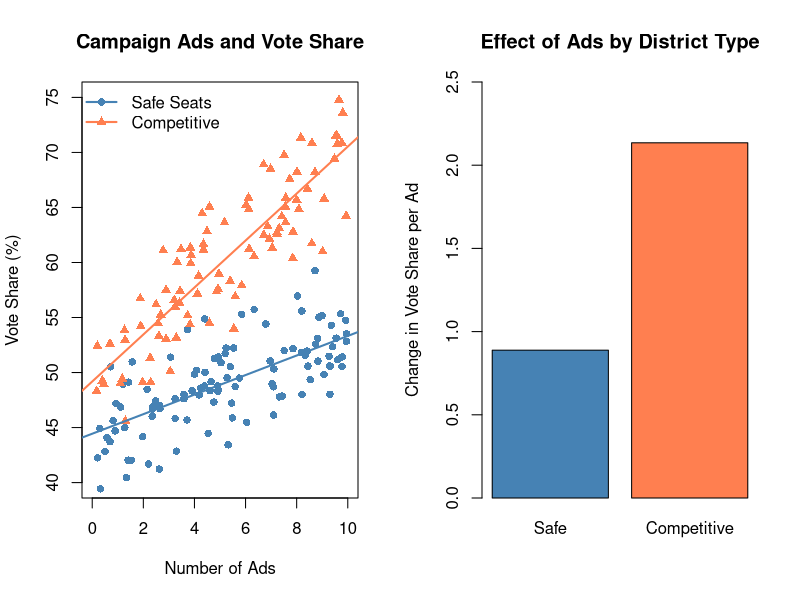
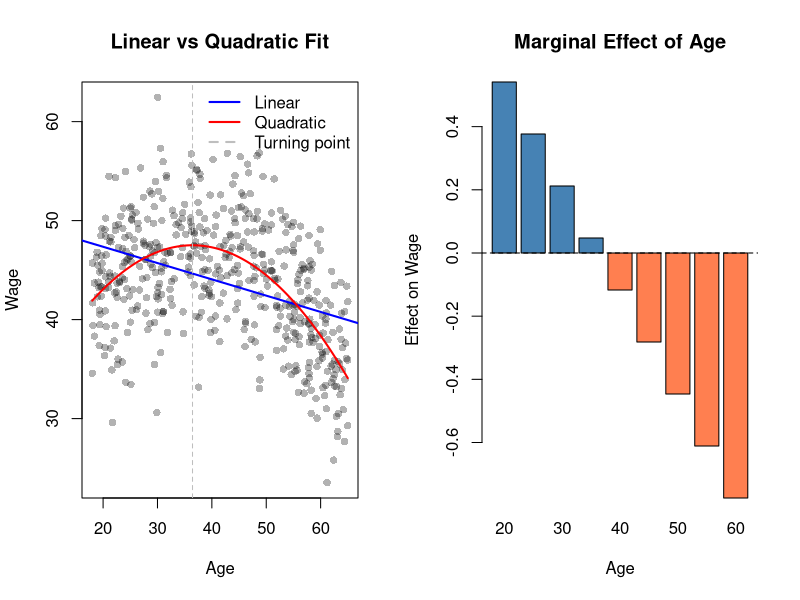

R code for these plots, in order:
# =============================================================================
# Gov 2001: Lecture 11a - Interactions and Nonlinearities
# Spring 2026
# =============================================================================

# This script demonstrates interaction terms, log transformations, and
# polynomial regression in R.
# Key insight: Interactions let effects vary by group or level of another variable.

# -----------------------------------------------------------------------------
# Setup
# -----------------------------------------------------------------------------

set.seed(2001)

# -----------------------------------------------------------------------------
# Part 1: Interaction with Binary Variable
# -----------------------------------------------------------------------------

cat("=== Interaction: Binary x Continuous ===\n\n")

# Simulate campaign data
n <- 200

# Generate data
competitive <- rbinom(n, 1, 0.5)  # Binary: competitive race or not
ads <- runif(n, 0, 10)            # Continuous: number of ads (0-10)

# True model: interaction effect
# Effect of ads is larger in competitive races
vote_share <- 45 + 0.8 * ads + 5 * competitive + 1.2 * ads * competitive +
              rnorm(n, sd = 3)

campaign <- data.frame(vote_share, ads, competitive)

# Fit interaction model
m_interact <- lm(vote_share ~ ads * competitive, data = campaign)

cat("Interaction model: vote_share ~ ads * competitive\n\n")
cat("Coefficients:\n")
print(round(coef(m_interact), 3))

# Interpret the coefficients
cat("\nInterpretation:\n")
cat("  Intercept:         ", round(coef(m_interact)[1], 2),
    " (baseline vote share, safe seat, no ads)\n")
cat("  ads:               ", round(coef(m_interact)["ads"], 2),
    " (effect of ads in SAFE seats)\n")
cat("  competitive:       ", round(coef(m_interact)["competitive"], 2),
    " (difference in intercept for competitive races)\n")
cat("  ads:competitive:   ", round(coef(m_interact)["ads:competitive"], 2),
    " (ADDITIONAL effect of ads in competitive races)\n")

# Group-specific slopes
slope_safe <- coef(m_interact)["ads"]
slope_competitive <- coef(m_interact)["ads"] + coef(m_interact)["ads:competitive"]

cat("\nGroup-specific slopes:\n")
cat("  Effect of ads in SAFE seats:       ", round(slope_safe, 2), "\n")
cat("  Effect of ads in COMPETITIVE seats:", round(slope_competitive, 2), "\n")

# -----------------------------------------------------------------------------
# Part 2: Visualizing the Interaction
# -----------------------------------------------------------------------------

cat("\n=== Visualizing the Interaction ===\n")

par(mfrow = c(1, 2))

# Plot 1: Raw data by group
plot(ads[competitive == 0], vote_share[competitive == 0],
     pch = 16, col = "steelblue", xlim = c(0, 10), ylim = c(40, 75),
     xlab = "Number of Ads", ylab = "Vote Share (%)",
     main = "Campaign Ads and Vote Share")
points(ads[competitive == 1], vote_share[competitive == 1],
       pch = 17, col = "coral")

# Add regression lines
abline(a = coef(m_interact)[1],
       b = coef(m_interact)["ads"],
       col = "steelblue", lwd = 2)
abline(a = coef(m_interact)[1] + coef(m_interact)["competitive"],
       b = slope_competitive,
       col = "coral", lwd = 2)

legend("topleft",
       legend = c("Safe Seats", "Competitive"),
       col = c("steelblue", "coral"),
       pch = c(16, 17), lwd = 2, bty = "n")

# Plot 2: Marginal effects
barplot(c(slope_safe, slope_competitive),
        names.arg = c("Safe", "Competitive"),
        col = c("steelblue", "coral"),
        main = "Effect of Ads by District Type",
        ylab = "Change in Vote Share per Ad",
        ylim = c(0, 2.5))

par(mfrow = c(1, 1))

# -----------------------------------------------------------------------------
# Part 3: Continuous x Continuous Interaction
# -----------------------------------------------------------------------------

cat("\n=== Interaction: Continuous x Continuous ===\n\n")

# Simulate: education x experience on wages
n <- 500
education <- rnorm(n, mean = 14, sd = 2)
experience <- runif(n, 0, 30)

# Interaction: education matters more when you have experience
log_wage <- 2 + 0.08 * education + 0.03 * experience +
            0.005 * education * experience + rnorm(n, sd = 0.3)

m_cont <- lm(log_wage ~ education * experience)

cat("Model: log_wage ~ education * experience\n\n")
cat("Coefficients:\n")
print(round(coef(m_cont), 4))

# Marginal effect of education depends on experience
cat("\nMarginal effect of education = ", round(coef(m_cont)["education"], 4),
    " + ", round(coef(m_cont)["education:experience"], 4),
    " * experience\n", sep = "")

cat("\nEffect of one more year of education:\n")
for (exp in c(0, 10, 20, 30)) {
  effect <- coef(m_cont)["education"] +
            coef(m_cont)["education:experience"] * exp
  cat("  At experience =", exp, ": ", round(effect, 4),
      " (", round(100 * effect, 1), "% wage increase)\n", sep = "")
}

# -----------------------------------------------------------------------------
# Part 4: Centering Variables
# -----------------------------------------------------------------------------

cat("\n=== Centering Variables ===\n\n")

# Without centering, beta_1 is effect when X_2 = 0
# Center at mean for more interpretable coefficients

education_c <- education - mean(education)
experience_c <- experience - mean(experience)

m_centered <- lm(log_wage ~ education_c * experience_c)

cat("After centering at means:\n")
cat("  Mean education: ", round(mean(education), 1), "\n")
cat("  Mean experience:", round(mean(experience), 1), "\n\n")

cat("Coefficients:\n")
print(round(coef(m_centered), 4))

cat("\nNow the 'education' coefficient (", round(coef(m_centered)["education_c"], 4),
    ") is the effect at AVERAGE experience.\n", sep = "")

# -----------------------------------------------------------------------------
# Part 5: Logarithmic Transformations
# -----------------------------------------------------------------------------

cat("\n=== Logarithmic Transformations ===\n\n")

# Generate right-skewed data
n <- 500
x <- runif(n, 1, 10)
y <- exp(2 + 0.3 * x + rnorm(n, sd = 0.5))

# Level-level
m_ll <- lm(y ~ x)

# Log-level
m_loglev <- lm(log(y) ~ x)

# Log-log
m_loglog <- lm(log(y) ~ log(x))

cat("Model comparisons:\n\n")

cat("1. Level-Level: Y ~ X\n")
cat("   Coefficient:", round(coef(m_ll)["x"], 2), "\n")
cat("   Interpretation: 1 unit increase in X -> ", round(coef(m_ll)["x"], 2),
    " unit increase in Y\n\n")

cat("2. Log-Level: log(Y) ~ X\n")
cat("   Coefficient:", round(coef(m_loglev)["x"], 4), "\n")
cat("   Interpretation: 1 unit increase in X -> ",
    round(100 * coef(m_loglev)["x"], 1), "% increase in Y\n\n")

cat("3. Log-Log: log(Y) ~ log(X)\n")
cat("   Coefficient:", round(coef(m_loglog)["log(x)"], 4), "\n")
cat("   Interpretation: 1% increase in X -> ",
    round(coef(m_loglog)["log(x)"], 2), "% increase in Y (elasticity)\n")

# -----------------------------------------------------------------------------
# Part 6: Polynomial Regression
# -----------------------------------------------------------------------------

cat("\n=== Polynomial Regression ===\n\n")

# Simulate age-wage relationship with diminishing returns
n <- 500
age <- runif(n, 18, 65)
wage <- 20 + 1.5 * age - 0.02 * age^2 + rnorm(n, sd = 5)

# Linear model
m_linear <- lm(wage ~ age)

# Quadratic model
m_quad <- lm(wage ~ age + I(age^2))

cat("Linear model: wage ~ age\n")
cat("  R-squared:", round(summary(m_linear)$r.squared, 4), "\n\n")

cat("Quadratic model: wage ~ age + age^2\n")
print(round(coef(m_quad), 4))
cat("  R-squared:", round(summary(m_quad)$r.squared, 4), "\n\n")

# Find the turning point
beta_1 <- coef(m_quad)["age"]
beta_2 <- coef(m_quad)["I(age^2)"]
turning_point <- -beta_1 / (2 * beta_2)

cat("Turning point (where wage peaks):\n")
cat("  X* = -beta_1 / (2 * beta_2) = ", round(turning_point, 1), " years old\n", sep = "")

# Marginal effect at different ages
cat("\nMarginal effect of age (= beta_1 + 2*beta_2*age):\n")
for (a in c(25, 35, 45, 55)) {
  effect <- beta_1 + 2 * beta_2 * a
  cat("  At age ", a, ": ", round(effect, 2),
      ifelse(effect > 0, " (increasing)", " (decreasing)"), "\n", sep = "")
}

# Visualize
par(mfrow = c(1, 2))

# Plot 1: Linear vs quadratic fit
plot(age, wage, pch = 16, col = rgb(0, 0, 0, 0.3),
     main = "Linear vs Quadratic Fit",
     xlab = "Age", ylab = "Wage")
abline(m_linear, col = "blue", lwd = 2)
age_seq <- seq(18, 65, length.out = 100)
lines(age_seq, predict(m_quad, newdata = data.frame(age = age_seq)),
      col = "red", lwd = 2)
abline(v = turning_point, lty = 2, col = "gray")
legend("topright",
       legend = c("Linear", "Quadratic", "Turning point"),
       col = c("blue", "red", "gray"),
       lty = c(1, 1, 2), lwd = 2, bty = "n")

# Plot 2: Marginal effect of age
age_range <- seq(20, 60, by = 5)
marg_effects <- beta_1 + 2 * beta_2 * age_range
barplot(marg_effects, names.arg = age_range,
        col = ifelse(marg_effects > 0, "steelblue", "coral"),
        main = "Marginal Effect of Age",
        xlab = "Age", ylab = "Effect on Wage")
abline(h = 0, lty = 2)

par(mfrow = c(1, 1))

# -----------------------------------------------------------------------------
# Part 7: Summary Table
# -----------------------------------------------------------------------------

cat("\n=== Summary: Log Interpretations ===\n\n")

cat("Model            | Equation           | Interpretation of beta_1\n")
cat("-----------------+--------------------+--------------------------------\n")
cat("Level-Level      | Y = b0 + b1*X      | 1 unit X -> b1 units Y\n")
cat("Log-Level        | log(Y) = b0 + b1*X | 1 unit X -> 100*b1 % change Y\n")
cat("Level-Log        | Y = b0 + b1*log(X) | 1% X -> b1/100 units Y\n")
cat("Log-Log          | log(Y) = b0+b1*logX| 1% X -> b1 % Y (elasticity)\n")

# -----------------------------------------------------------------------------
# Key Takeaways
# -----------------------------------------------------------------------------

cat("\n=== KEY TAKEAWAYS ===\n")
cat("1. Interactions let the effect of X1 depend on X2\n")
cat("2. With interactions, 'main effect' is effect when other var = 0\n")
cat("3. Center variables to make main effects more interpretable\n")
cat("4. Log transforms give percentage interpretations\n")
cat("5. Polynomials capture curved relationships (diminishing returns)\n")
cat("6. All of these are still 'linear' regression (linear in parameters)\n")
